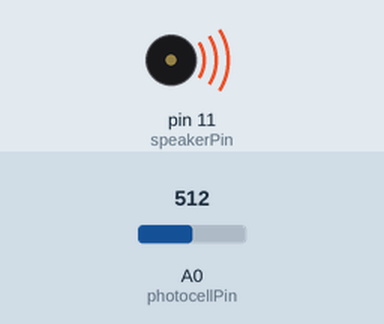
Simulated run of this sketch. Board: Arduino Uno, built with avr-gcc and run on an emulated ATmega328P. On the bench: buzzer (waves = sounding). The test bench sets the inputs (shaded band); at power-on: A0 (photocellPin) = 512.

Above: at 0.1 s.
Timing chart, 0 to 1.6 s (numbered marks = the images above):
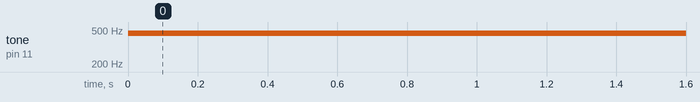

Measured:
- by itself, tone on pin 11 (speakerPin): silent → 456 Hz at 0.00 s

The sketch:

thermin.ino
```cpp
/*
Adafruit Arduino - Lesson 10. Pseudo Thermin
*/

int speakerPin = 11;
int photocellPin = 0;

void setup()
{
}

void loop()
{
  int reading = analogRead(photocellPin);
  int pitch = 200 + reading / 2;
  tone(speakerPin, pitch);
}
```
